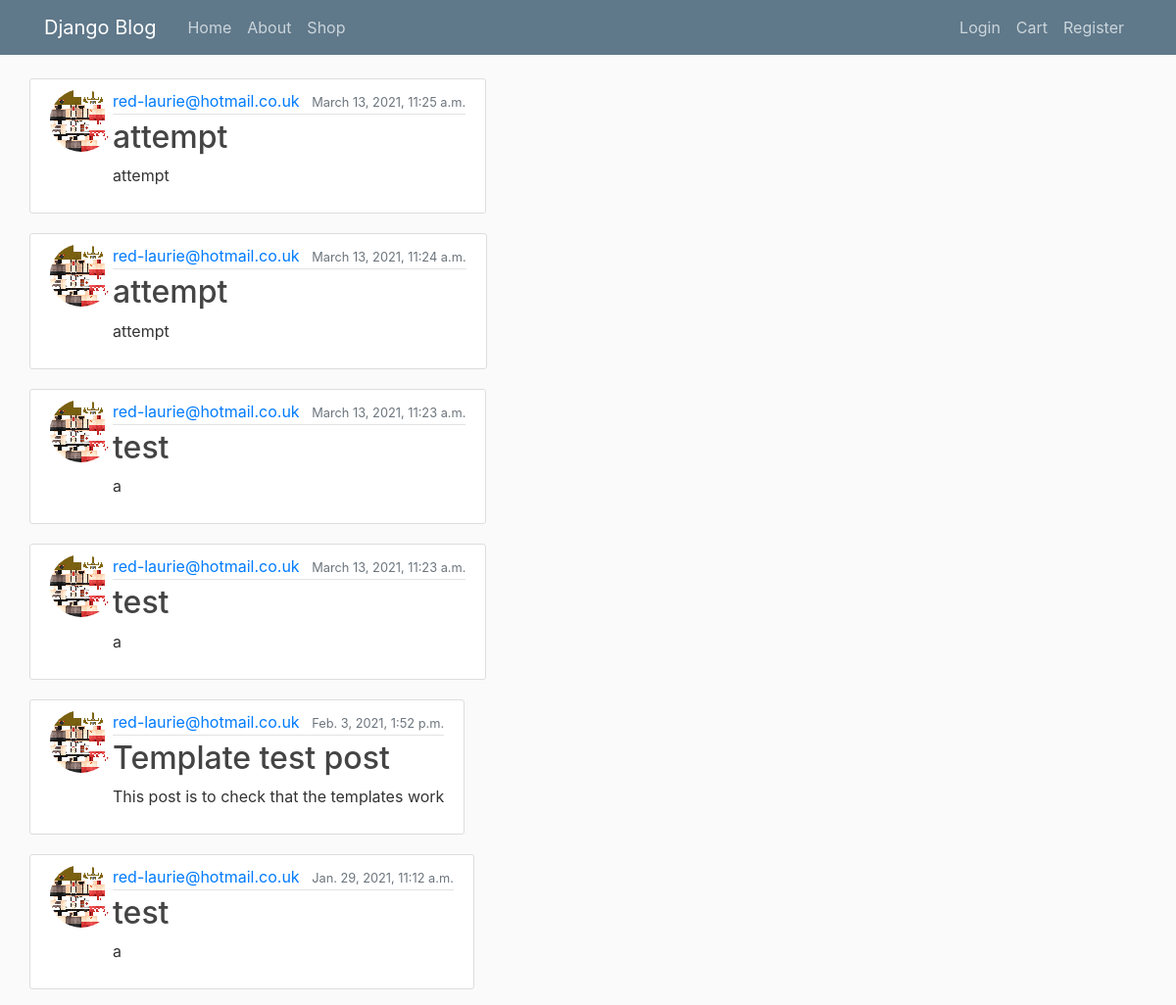
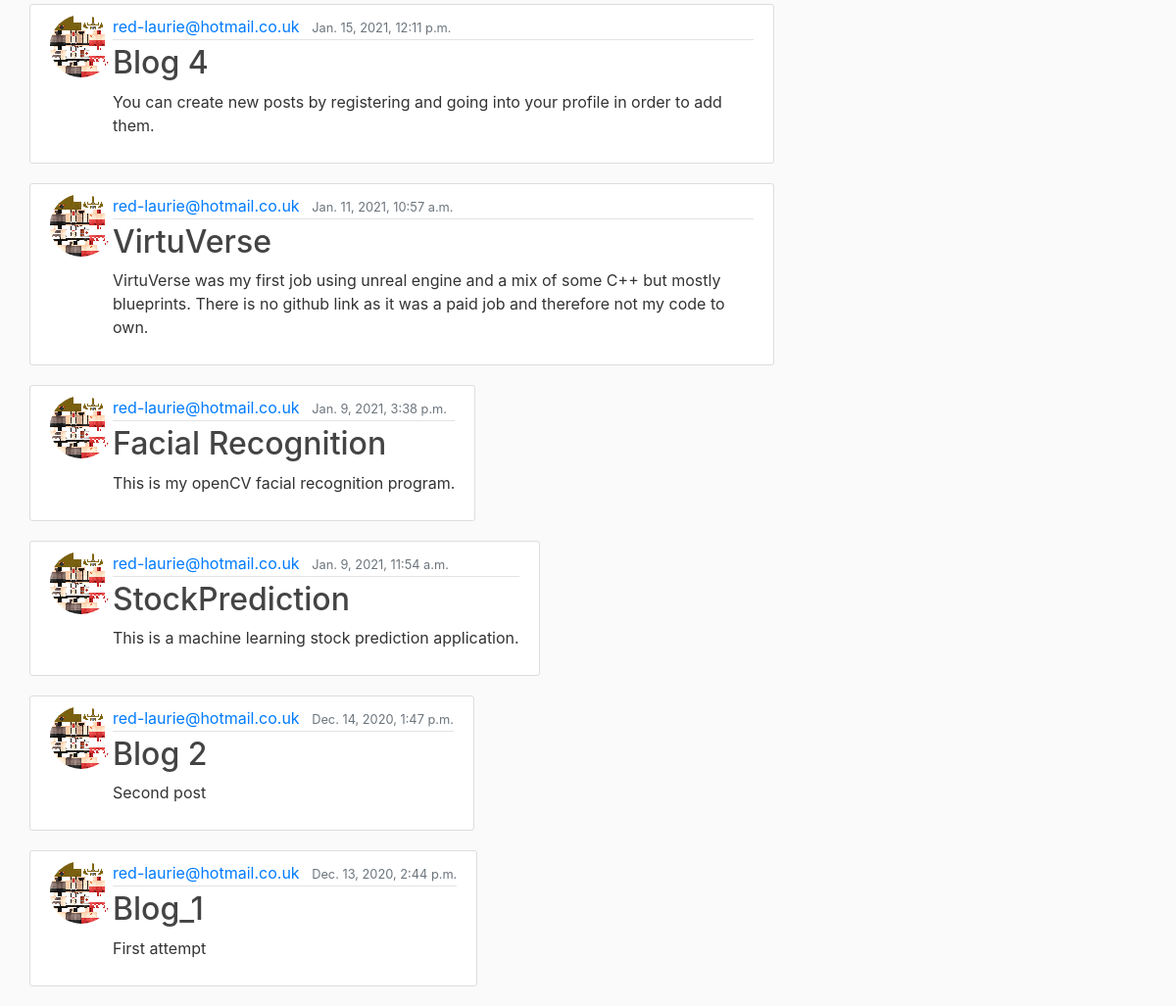
Screenshot of /user/red-laurie@hotmail.co.uk with the database file from the repository (2 pictures, top to bottom).
### blog/models.py (models this page shows, shortened)
class Post(models.Model):
    title = models.CharField(max_length=100)
    content = models.TextField()
    Link = models.TextField()
    date_posted = models.DateTimeField(default=timezone.now)
    author = models.ForeignKey(User, on_delete = models.CASCADE )
    image = models.ImageField(default='default.jpg', upload_to='project_pics')
    Template = models.ForeignKey(PostTemplates, on_delete=models.SET_NULL, blank=True, null=True)

### registration/models.py (models this page shows, shortened)
class Profile(models.Model):
    user = models.OneToOneField(User, on_delete=models.CASCADE)
    name = models.CharField(max_length=24, null=True)
    image = models.ImageField(default='default.jpg',upload_to='profile_pics')
    description = models.TextField(User,default='Hello')
    CV = models.FileField(upload_to='documents')
    level = models.FloatField()
    leveldex = models.FloatField()
    strength = models.FloatField()
    strengthsteps = models.FloatField()
    dexterity = models.FloatField()
    dexteritysteps = models.FloatField()

### blog/views.py (the view, shortened to what this page needs)
# urls.py: path('user/<str:username>', UserPostListView.as_view(), name='user-posts'),
class UserPostListView(ListView):
    model = Post
    template_name = 'blog/user_posts.html'
    context_object_name = 'posts'
    ordering = ['-date_posted']

### blog/Templates/Blog/user_posts.html
{% extends "blog/base.html" %}
{% block content %}
    {% for post in posts %}
        <article class="media content-section">
            <img class="rounded-circle" src="{{ post.author.profile.image.url }}">
          <div class="media-body">
            <div class="article-metadata">
              <a class="mr-2" href="{% url 'user-posts' post.author.username %}">{{ post.author }}</a>
              <small class="text-muted">{{ post.date_posted }}</small>
            </div>
            <h2><a class="article-title" href="{% url 'post-detail' post.id %}">{{ post.title }}</a></h2>
            <p class="article-content">{{ post.content }}</p>
          </div>
        </article>
    {% endfor %}
{% endblock content %}

### blog/static/blog/main.css (style rules this page uses)
body { background: #fafafa; color: #333333; margin-top: 5rem; }
h1, h2, h3, h4, h5, h6 { color: #444444; }
.content-section { background: #ffffff; padding: 10px 20px; border: 1px solid #dddddd; border-radius: 3px; margin-bottom: 20px; }
.article-title { color: #444444; }
.article-content { white-space: pre-line; }
.article-metadata { padding-bottom: 1px; margin-bottom: 4px; border-bottom: 1px solid #e3e3e3 }

### rows the page displays
Post: author.profile.image (picture), author "red-laurie@hotmail.co.uk", date_posted "March 13, 2021, 11:25 a.m.", title "attempt", content "attempt"
Post: author.profile.image (picture), author "red-laurie@hotmail.co.uk", date_posted "March 13, 2021, 11:24 a.m.", title "attempt", content "attempt"
Post: author.profile.image (picture), author "red-laurie@hotmail.co.uk", date_posted "March 13, 2021, 11:23 a.m.", title "test", content "a"
Post: author.profile.image (picture), author "red-laurie@hotmail.co.uk", date_posted "March 13, 2021, 11:23 a.m.", title "test", content "a"
Post: author.profile.image (picture), author "red-laurie@hotmail.co.uk", date_posted "Feb. 3, 2021, 1:52 p.m.", title "Template test post", content "This post is to check that the templates work"
Post: author.profile.image (picture), author "red-laurie@hotmail.co.uk", date_posted "Jan. 29, 2021, 11:12 a.m.", title "test", content "a"
Post: author.profile.image (picture), author "red-laurie@hotmail.co.uk", date_posted "Jan. 15, 2021, 12:11 p.m.", title "Blog 4", content "You can create new posts by registering and going into your profile in order to add them."
Post: author.profile.image (picture), author "red-laurie@hotmail.co.uk", date_posted "Jan. 11, 2021, 10:57 a.m.", title "VirtuVerse", content "VirtuVerse was my first job using unreal engine and a mix of some C++ but mostly blueprints. There is no github link as it was a paid job and therefore not my code to own."
Post: author.profile.image (picture), author "red-laurie@hotmail.co.uk", date_posted "Jan. 9, 2021, 3:38 p.m.", title "Facial Recognition", content "This is my openCV facial recognition program."
Post: author.profile.image (picture), author "red-laurie@hotmail.co.uk", date_posted "Jan. 9, 2021, 11:54 a.m.", title "StockPrediction", content "This is a machine learning stock prediction application."
Post: author.profile.image (picture), author "red-laurie@hotmail.co.uk", date_posted "Dec. 14, 2020, 1:47 p.m.", title "Blog 2", content "Second post"
Post: author.profile.image (picture), author "red-laurie@hotmail.co.uk", date_posted "Dec. 13, 2020, 2:44 p.m.", title "Blog_1", content "First attempt"
